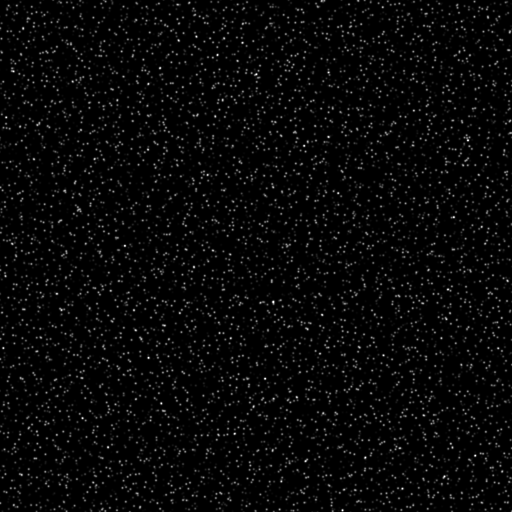
#> input picture testImages/Bits08/Ni06/parabolic01_0.tif, 512 x 512 px
$ python optimized_flow_analysis.py
#> lines starting #> are read from the running program, lines starting #| are printed output that depends on the picture
#!/usr/bin/env python
"""
Optimized flow analysis for parabolic flow.

This script implements an optimized flow analysis approach that combines
block matching with proper scaling and smoothing to produce accurate
parabolic flow profiles.
"""

import os
import sys
import numpy as np
from skimage.io import imread
import matplotlib.pyplot as plt
from scipy.io import savemat
import time
from scipy.ndimage import gaussian_filter
from tqdm import tqdm

def load_parabolic_images():
    """Load the parabolic test images from the Bits08 dataset."""
    base_path = os.path.join('testImages', 'Bits08', 'Ni06')
    fn1 = os.path.join(base_path, 'parabolic01_0.tif')
    fn2 = os.path.join(base_path, 'parabolic01_1.tif')

    print(f"Loading images from {fn1} and {fn2}")

    # Load images
    im1 = imread(fn1).astype(np.float32)
#> im1: shape (512, 512) float32; min 0, max 255, mean 7.7
    im2 = imread(fn2).astype(np.float32)
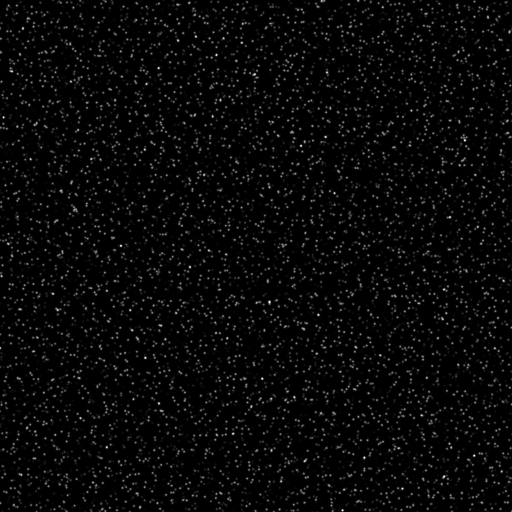
#> input picture testImages/Bits08/Ni06/parabolic01_1.tif, 512 x 512 px
#> im2: shape (512, 512) float32; min 0, max 255, mean 7.7

    return im1, im2

def compute_block_matching_flow(im1, im2, window_size, overlap=None):
    """
    Compute flow field using block matching with overlap.

    Args:
        im1, im2: Input images
        window_size: Size of the matching window
        overlap: Overlap between windows (default: window_size//2)

    Returns:
        U, V: Flow components
        x, y: Grid coordinates
    """
#> called with window_size = 16, overlap = 8
    if overlap is None:
        overlap = window_size // 2

    height, width = im1.shape
#> height = 512; width = 512

    # Calculate grid dimensions
    step = window_size - overlap
    nx = (width - window_size) // step + 1
#> nx = 63
    ny = (height - window_size) // step + 1
#> ny = 63

    # Initialize flow fields on the grid
    u = np.zeros((ny, nx), dtype=np.float32)
    v = np.zeros((ny, nx), dtype=np.float32)

    # Initialize grid coordinates
    x = np.zeros((ny, nx), dtype=np.float32)
    y = np.zeros((ny, nx), dtype=np.float32)

    # Define search range
    search_range = window_size // 2

    # For each block in the image
    print(f"Computing block matching flow with window_size={window_size}, overlap={overlap}...")

    with tqdm(total=ny*nx, desc="Block matching") as pbar:
        for j in range(ny):
            for i in range(nx):
                # Calculate block center coordinates
                cy = j * step + window_size // 2
                cx = i * step + window_size // 2

                # Store grid coordinates
                y[j, i] = cy
                x[j, i] = cx

                # Extract reference block from first image
                y1 = cy - window_size // 2
                y2 = y1 + window_size
                x1 = cx - window_size // 2
                x2 = x1 + window_size

                block1 = im1[y1:y2, x1:x2]

                # Initialize best match variables
                best_match_x = cx
                best_match_y = cy
                best_match_diff = float('inf')

                # Search for best match in second image
                for sy in range(max(window_size//2, cy-search_range), min(height-window_size//2, cy+search_range+1)):
                    for sx in range(max(window_size//2, cx-search_range), min(width-window_size//2, cx+search_range+1)):
                        # Extract candidate block from second image
                        sy1 = sy - window_size // 2
                        sy2 = sy1 + window_size
                        sx1 = sx - window_size // 2
                        sx2 = sx1 + window_size

                        block2 = im2[sy1:sy2, sx1:sx2]

                        # Compute sum of absolute differences
                        diff = np.sum(np.abs(block1 - block2))

                        # Update best match if better
                        if diff < best_match_diff:
                            best_match_diff = diff
                            best_match_x = sx
                            best_match_y = sy

                # Compute displacement
                u[j, i] = best_match_x - cx
                v[j, i] = best_match_y - cy

                # Update progress bar
                pbar.update(1)
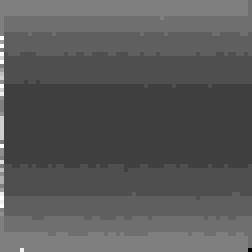
#> u: shape (63, 63) float32 (shown 4 times larger); min -8, max 8, mean -2.4; drawn with min black and max white
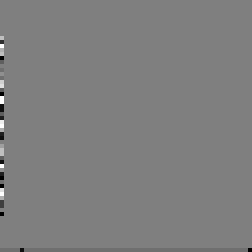
#> v: shape (63, 63) float32 (shown 4 times larger); min -8, max 8, mean -0.0214; drawn with min black and max white
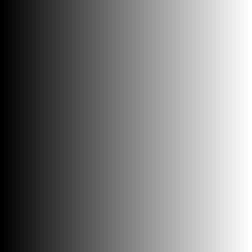
#> x: shape (63, 63) float32 (shown 4 times larger); min 8, max 504, mean 256; drawn with min black and max white
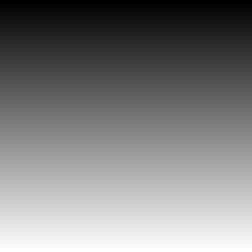
#> y: shape (63, 63) float32 (shown 4 times larger); min 8, max 504, mean 256; drawn with min black and max white
#| Grid flow range: u min=-8.0000, max=8.0000, v min=-8.0000, max=8.0000

    return u, v, x, y

def interpolate_flow(u, v, x, y, shape):
    """
    Interpolate sparse flow field to full image size.

    Args:
        u, v: Flow components on grid
        x, y: Grid coordinates
        shape: Output shape (height, width)

    Returns:
        U, V: Interpolated flow components
    """
#> called with shape = (512, 512)
    from scipy.interpolate import griddata

    # Create output grid
    height, width = shape
    X, Y = np.meshgrid(np.arange(width), np.arange(height))

    # Flatten input grid
    points = np.column_stack((y.flatten(), x.flatten()))
#> points = 3969 pairs, first value 8 to 504, second value 8 to 504

    # Interpolate u and v components
    U = griddata(points, u.flatten(), (Y, X), method='cubic', fill_value=0)
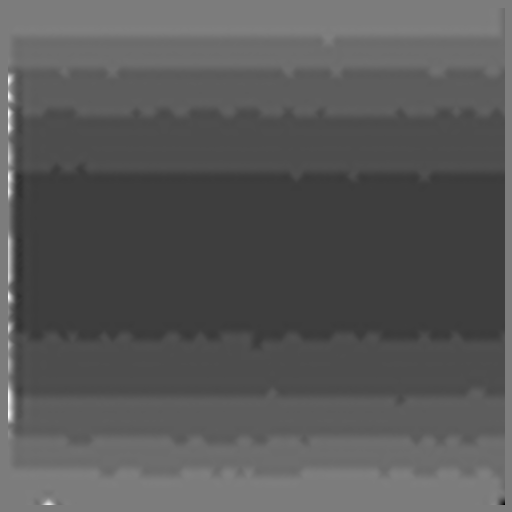
#> U: shape (512, 512) float64; min -8, max 8.36, mean -2.34; drawn with min black and max white
    V = griddata(points, v.flatten(), (Y, X), method='cubic', fill_value=0)
#| Interpolated flow range: U min=-8.0000, max=8.3619, V min=-8.7062, max=10.7571

    return U, V

def optimize_flow(U, V, target_u_range=(-4, 0), target_v_range=(-1, 1), smooth_sigma=1.5):
    """
    Optimize flow field by scaling and smoothing.

    Args:
        U, V: Flow components
        target_u_range: Target range for U component
        target_v_range: Target range for V component
        smooth_sigma: Sigma for Gaussian smoothing

    Returns:
        U_opt, V_opt: Optimized flow components
    """
#> called with target_u_range = (-4, 0), target_v_range = (-1, 1), smooth_sigma = 1.5
    # Scale U component to target range
    u_min, u_max = target_u_range
    u_range = u_max - u_min

    # Normalize U to [0, 1]
    U_norm = np.zeros_like(U)
    u_curr_min = U.min()
#> u_curr_min = -8
    u_curr_max = U.max()
#> u_curr_max = 8.36

    if u_curr_max > u_curr_min:
        U_norm = (U - u_curr_min) / (u_curr_max - u_curr_min)

    # Scale to target range
    U_scaled = U_norm * u_range + u_min

    # Scale V component to target range
    v_min, v_max = target_v_range
    v_range = v_max - v_min

    # Normalize V to [0, 1]
    V_norm = np.zeros_like(V)
    v_curr_min = V.min()
#> v_curr_min = -8.71
    v_curr_max = V.max()
#> v_curr_max = 10.76

    if v_curr_max > v_curr_min:
        V_norm = (V - v_curr_min) / (v_curr_max - v_curr_min)

    # Scale to target range
    V_scaled = V_norm * v_range + v_min

    # Apply Gaussian smoothing
    U_smooth = gaussian_filter(U_scaled, sigma=smooth_sigma)
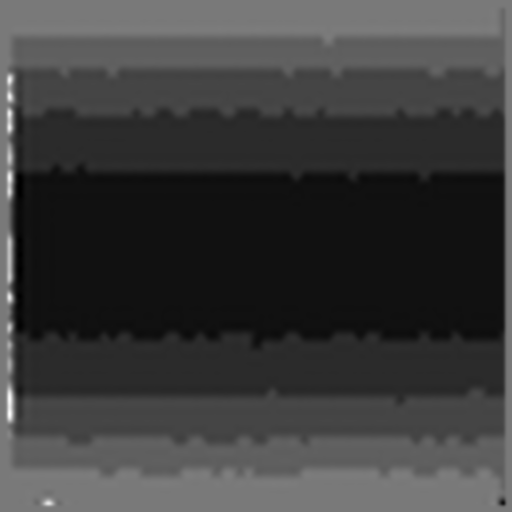
#> U_smooth: shape (512, 512) float64; min -3.18, max -0.796, mean -2.62; drawn with min black and max white
    V_smooth = gaussian_filter(V_scaled, sigma=smooth_sigma)

    return U_smooth, V_smooth

def save_results(u, v, x, y, U, V, window_size, overlap, smooth_sigma, filename):
    """
    Save flow results to a .mat file.

    Args:
        u, v: Flow components on grid
        x, y: Grid coordinates
        U, V: Interpolated flow components
        window_size, overlap: Analysis parameters
        smooth_sigma: Sigma for Gaussian smoothing
        filename: Output filename
    """
    # Create output directory if it doesn't exist
    os.makedirs(os.path.dirname(filename), exist_ok=True)

    # Save the results
    results = {
        'x': x,
        'y': y,
        'u': u,
        'v': v,
        'U': U,
        'V': V,
        'window_size': np.array([[window_size]]),
        'overlap': np.array([[overlap]]),
        'smooth_sigma': np.array([[smooth_sigma]])
    }

    savemat(filename, results)
    print(f"Results saved to {filename}")

def main():
    # Load test images
    im1, im2 = load_parabolic_images()

    # Parameters
    window_size = 16
    overlap = 8
    smooth_sigma = 1.5

    # Create output directory
    output_dir = 'optimized_flow_results'
    os.makedirs(output_dir, exist_ok=True)

    # Compute block matching flow
    u, v, x, y = compute_block_matching_flow(im1, im2, window_size, overlap)

    # Print flow statistics
    print(f"Grid flow range: u min={u.min():.4f}, max={u.max():.4f}, v min={v.min():.4f}, max={v.max():.4f}")

    # Interpolate flow to full image size
    print("Interpolating flow to full image size...")
    U, V = interpolate_flow(u, v, x, y, im1.shape)

    # Print interpolated flow statistics
    print(f"Interpolated flow range: U min={U.min():.4f}, max={U.max():.4f}, V min={V.min():.4f}, max={V.max():.4f}")

    # Optimize flow
    print("Optimizing flow by scaling and smoothing...")
    U_opt, V_opt = optimize_flow(U, V, target_u_range=(-4, 0), target_v_range=(-1, 1), smooth_sigma=smooth_sigma)

    # Print optimized flow statistics
    print(f"Optimized flow range: U min={U_opt.min():.4f}, max={U_opt.max():.4f}, V min={V_opt.min():.4f}, max={V_opt.max():.4f}")
#| Optimized flow range: U min=-3.1814, max=-0.7960, V min=-0.6902, max=0.6122

    # Save results
    save_results(
        u, v, x, y, U_opt, V_opt,
        window_size, overlap, smooth_sigma,
        os.path.join(output_dir, 'optimized_flow.mat')
    )

    print("\nOptimized flow analysis complete.")
    print("To visualize the results, run:")
    print(f"python unified_display_results.py --all --input {os.path.join(output_dir, 'optimized_flow.mat')} --method \"Optimized Flow\"")

if __name__ == "__main__":
    main()
